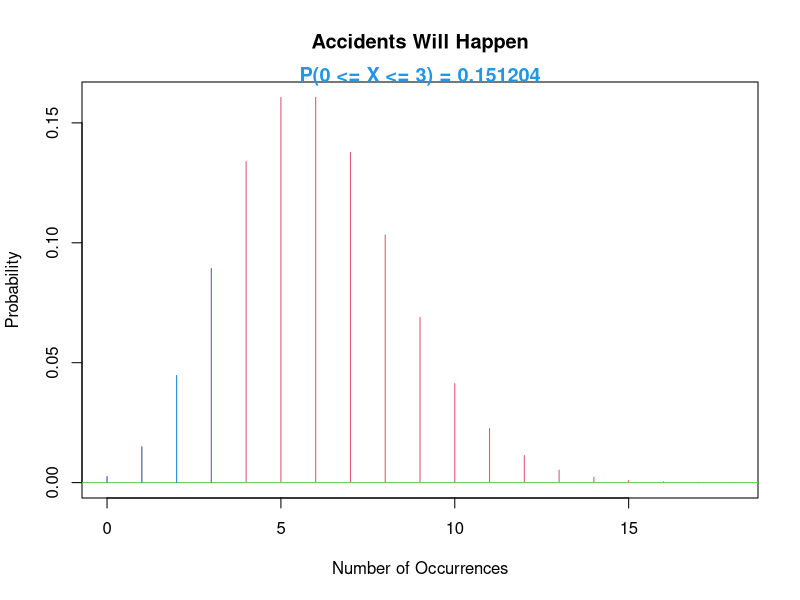

Generate this figure with R:
## ---- chunk 1
knitr::opts_chunk$set(echo = TRUE, warning=FALSE, message=FALSE)
knitr::opts_chunk$set(tidy = TRUE)
knitr::opts_chunk$set(tidy.opts=list(width.cutoff=36))
knitr::opts_chunk$set(size = "small")
knitr::opts_hooks$set(fig.width = function(options) {
  if (options$fig.width < options$fig.height) {
    options$fig.width = options$fig.height
  }
  options
})
knitr::knit_hooks$set(mysize = function(before, options, envir) {
  if (before) 
    return(options$size)
})
## ---- chunk 2
gpois = function(mu, a=NA,b=NA,calcProb=(!is.na(a) | !is.na(b)),quantile=NA,calcQuant=!is.na(quantile),title=NA)
{
  sd = sqrt(mu)
  low = max(0, round(mu - 3 * sd))
  high = round(mu + 5 * sd)
  values = low:high
  probs = dpois(values, mu)
  plot(c(low,high), c(0,max(probs)), type = "n", xlab = "Number of Occurrences",
      ylab = "Probability",
      main = paste(title))
  lines(values, probs, type = "h", col = 2)
  abline(h=0,col=3)
  if(calcProb) {
    if(is.na(a)){ a = 0 }
    if(is.na(b)){
     a = round(a)
     prob = 1-ppois(a-1,mu)
     sub(paste("P(",a," <= X <= ",b,") = ",round(prob,6),sep="") ,line=0,col.main=4)
     u = seq(max(c(a,low)),high,by=1)
    }
    else {
     if(a > b) {d = a; a = b; b = d;}
     a = round(a); b = round(b)
     prob = ppois(b,mu) - ppois(a-1,mu)
     title(paste("P(",a," <= X <= ",b,") = ",round(prob,6),sep="") ,line=0,col.main=4)
     u = seq(max(c(a,low)),min(c(b,high)),by=1)
    }
    v = dpois(u,mu)
    lines(u,v,type="h",col=4)
  }
  else if(calcQuant==T) {
    if(quantile < 0 || quantile > 1)
      stop("quantile must be between 0 and 1")
    x = qpois(quantile,mu)
    title(paste("The ",quantile," quantile = ",x,sep=""),line=0,col.main=4)
    u = 0:x
    v = dpois(u,mu)
    lines(u,v,type="h",col=4)
  }
  return(invisible())
}
gpois(6, a=0, b = 3, title="Accidents Will Happen")
